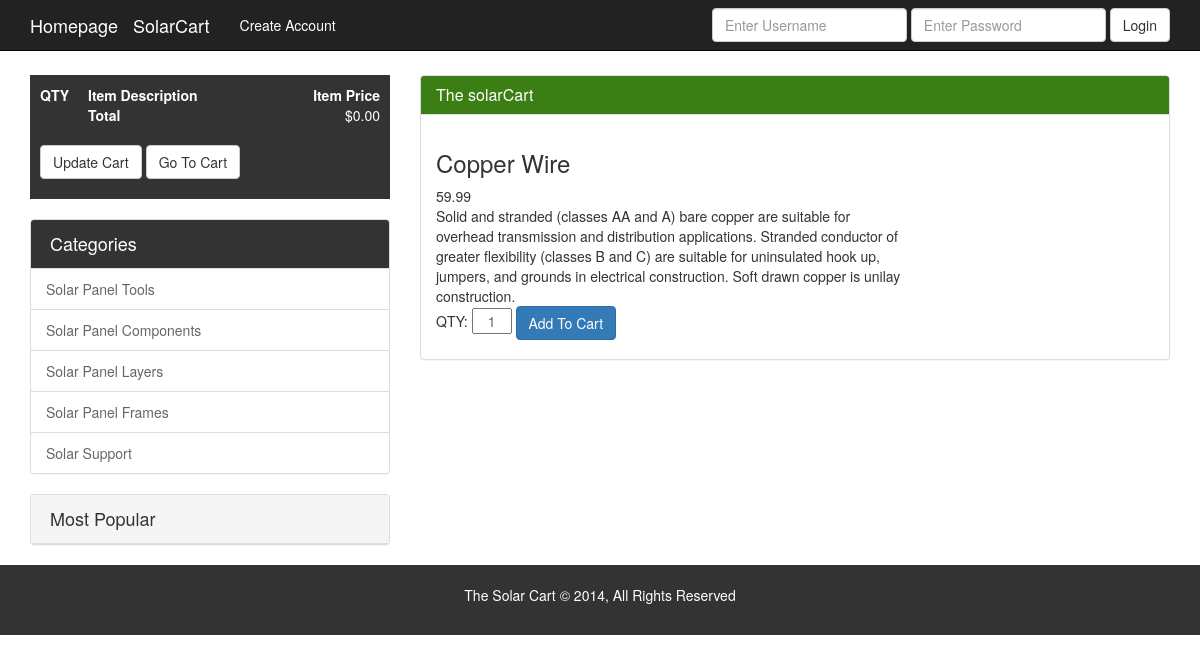
The app's page /solarCart/products/details/2 with its own data.
### tables this page shows
CREATE TABLE `categories` (
  `id` int(11) NOT NULL,
  `name` varchar(100) NOT NULL
);

CREATE TABLE `products` (
  `id` int(11) NOT NULL,
  `category_id` int(11) NOT NULL,
  `title` varchar(255) NOT NULL,
  `description` text NOT NULL,
  `image` varchar(100) NOT NULL,
  `price` decimal(10,2) NOT NULL
);

### solarCart/application/views/layouts/main.php (called while the page is built, shortened)
<?php $this->load->view('layouts/includes/header'); ?>
	<?php $this->load->view($main_content); ?>

### solarCart/application/controllers/products.php (called while the page is built, shortened)
<?php
class Products extends CI_Controller{
	public function details($id){
		$data['product'] = $this->Product_model->get_product_details($id);
		$data['main_content'] = 'details';
		$this->load->view('layouts/main', $data);
	}
}

### solarCart/index.php (called while the page is built, shortened)
<?php
require_once BASEPATH.'core/CodeIgniter.php';

### solarCart/application/helpers/db_helper.php (called while the page is built, shortened)
<?php
 function get_categories_h(){
	$CI = get_instance();
	$categories = $CI->Product_model->get_categories();
	return $categories;
 }

### solarCart/application/models/Product_model.php (called while the page is built, shortened)
<?php
class Product_model extends CI_Model{
	  public function get_product_details($id){
		$this->db->select('*');
		$this->db->from('products');
		$this->db->where('id', $id);
		$query = $this->db->get();
		return $query->row();
	  }
	   public function get_categories(){
		$this->db->select('*');
		$this->db->from('categories');
		$query = $this->db->get();
		return $query->result();
	   }
	public function get_popular(){
		$this->db->select('P.*, COUNT(O.product_id) as total');
		$this->db->from('orders AS O');
		$this->db->join('products AS P', 'O.product_id = P.id', 'INNER');
		$this->db->group_by('O.product_id');
		$this->db->order_by('total', 'desc');
		$query = $this->db->get();
		return $query->result();
	}
}

### solarCart/application/views/details.php (the view, shortened to what this page needs)
<div class="row details">
	<div class="col-md-8">
		<h3><?php echo $product->title; ?></h3>
		<div class="details-price">
			<?php echo $product->price; ?>
		</div>
		<div class="details-description">
			<?php echo $product->description; ?>
		</div>
		<div class="details-buy">
			<form method="post" action="<?php echo base_url(); ?>cart/add/<?php echo $product->id; ?>">
				QTY: <input class="qty" type="text" name="qty" value="1" />
				<button class="btn btn-primary" type="submit">Add To Cart</button>
			</form>
		</div>
	</div>
</div>

### solarCart/application/views/layouts/includes/sidebar.php (shortened to what this page needs)
<div class="cart-block">
				<form action="cart/update" method="post">
					<table cellpadding="6" cellspacing="1" style="width:100%" border="0">
						<tr>
							<th>QTY</th>
							<th>Item Description</th>
							<th style="text-align:right">Item Price</th>
						</tr>
		<tr>
  			<td></td>
  			<td class="right"><strong>Total</strong></td>
  			<td class="right" style="text-align:right">$<?php echo $this->cart->format_number($this->cart->total()); ?></td>
		</tr>
					</table>
				<br>
				<p><button class="btn btn-default" type="submit">Update Cart</button>
				<a class="btn btn-default" href="cart">Go To Cart</a></p>
			</form>
		</div>
		<div class="panel panel-default panel-list">
				<div class="panel-heading panel-heading-dark">
					 <h3 class="panel-title">
						Categories
					</h3>
				</div>
				<ul class="list-group">
					<?php foreach(get_categories_h() as $category) : ?>
						<li class="list-group-item"><a href="" ><?php echo $category->name; ?></a></li>
					<?php endforeach; ?>
				</ul>
			</div>
			<div class="panel panel-default panel-list">
				<div class="panel-heading">
					 <h3 class="panel-title">
						Most Popular
					</h3>
				</div>

### solarCart/assets/css/custom.css (style rules this page uses)
body { padding-top: 75px; }
.cart-block { background: #333; color:#fff; padding:10px; margin-bottom: 20px; }
.panel-list a { display: block; color: #666; }
.panel-list .panel-heading h3 { padding:4px; font-size: 18px; }
.panel-heading-dark { background:#333333 !important; color:#fff !important; }
.qty { width: 40px; color: #666 !important; text-align: center; margin-bottom:10px; }

### records on screen
categories: name "Solar Panel Tools"
categories: name "Solar Panel Components"
categories: name "Solar Panel Layers"
categories: name "Solar Panel Frames"
categories: name "Solar Support"
products: title "Copper Wire", price "59.99", description "Solid and stranded (classes AA and A) bare copper are suitable for overhead transmission and distribution applications. Stranded conductor of greater flexibility (classes B and C) are suitable for uninsulated hook up, jumpers, and grounds in electrical construction. Soft drawn copper is unilay construction."

### other values on screen
$this->cart->format_number($this->cart->total()) "0.00"
